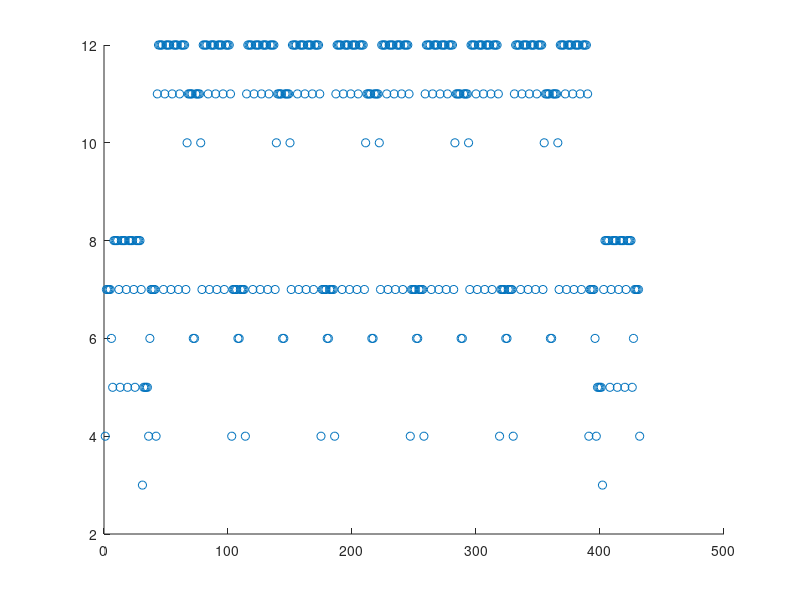

The MATLAB script that drew this image:
load fccseconditerzi.txt
x0 = fccseconditerzi(:,1); %prendo la prima colonna
y0 = fccseconditerzi(:,2); %il ; sopprime l''output
z0 = fccseconditerzi(:,3);
numero_atomi = numel(x0); %calcolo numero elementi

% scatter3 per plottare il cristallo
% voglio sommare le x di tutti gli atomi
xsum = 0;
for i=1:numero_atomi
    xsum = xsum + x0(i);
end
% voglio trovare il massimo
xmax = -10000;
for i=1:numero_atomi
    if x0(i) > xmax
        xmax = x0(i);
    end
end
min_distanza = 10000;
r_cutoff = 3;
% dichiaro un vettore colonna di zeri grande quanto numero_atomi
%voglio trovare la distanza minimia tra una coppia di atomi dentro al 
%file
numero_vicini = zeros(numero_atomi, 1);
% matrice a due dimensioni in cui il primo indice indica l'atomo e il
% secondo indica il numero j-esimo dei suoi vicini
elenco_vicini = zeros(numero_atomi, numero_atomi);
for i=1:numero_atomi
    for j=i+1:numero_atomi
        distanza_x = (x0(i) - x0(j))^2;
        distanza_y = (y0(i) - y0(j))^2;
        distanza_z = (z0(i) - z0(j))^2;
        distanza_tot = sqrt(distanza_x + distanza_y + distanza_z);
        if distanza_tot < min_distanza
            min_distanza = distanza_tot;
        end
    end
end

%voglio fare la stessa cosa ma anzichè trovare la distanza minore
%del cutoff e incrementare il numero di vicini per quell'atomo
for i=1:numero_atomi
    for j=1:numero_atomi
        if i ~= j
            distanza_x = (x0(i) - x0(j))^2;
            distanza_y = (y0(i) - y0(j))^2;
            distanza_z = (z0(i) - z0(j))^2;
            distanza_tot = sqrt(distanza_x + distanza_y + distanza_z);
            if distanza_tot < r_cutoff
                numero_vicini(i) = numero_vicini(i) + 1;
                elenco_vicini(i, numero_vicini(i)) = j;
            end
        end
    end
end

% devo calcolare l'interazione con epsilon 0.345 e sigma = 2.644
% creo la matrice delle energie:
phi = zeros(numero_atomi, numero_atomi);

% definisco epsiolon e sigma
epsilon = 0.345;
sigma = 2.644;

for i=1:numero_atomi
    
    % per ogni atomo prendo i suoi vicini
    for j=1:numero_vicini(i)
        
        % per ogni vicino devo ricavare l'atomo k-esimo
        k = elenco_vicini(i, j);
        
        % calcolo la distanza tra i e k
        distanza_x = (x0(i) - x0(k))^2;
        distanza_y = (y0(i) - y0(k))^2;
        distanza_z = (z0(i) - z0(k))^2;
        distanza_tot = sqrt(distanza_x + distanza_y + distanza_z);
        
        % calcolo l'energia tra atomo i e k
        phi(i, k) = 4*epsilon*((sigma/distanza_tot)^(12) - (sigma/distanza_tot)^6);
    end
end

% calcolo l'energia totale come un mezzo della somma
energia_totale = 1/2 * sum(sum(phi));

%% Lezione 9-11
% voglio scrivere su file due colonne: uno con l'atomo i-esimo e l'altro
% con il numero di vicini per quell'atomo
handle = fopen('vicini.dat', 'w');
for i=1:numero_atomi
    fprintf(handle, '%d %d\n', i, numero_vicini(i));
end
fclose(handle);
load 'vicini.dat';
xplot = vicini(:, 1);
yplot = vicini(:, 2);
scatter(xplot, yplot);
























